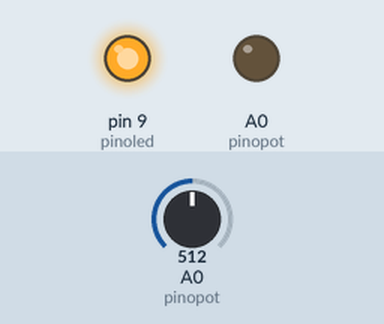
Bench run of a sketch on a simulated Arduino Uno, built with avr-gcc and run on an emulated ATmega328P. On the bench: output pins drawn as LEDs (lit = HIGH). Inputs (shaded band) come from the test bench; at power-on: A0 (pinopot) = 512. What the sketch prints to the serial monitor is not drawn.

Above: at 1.2 s.
1.3 s: A0 (pinopot) set to 212
4.3 s: A0 (pinopot) set to 191
At 5.5 s:
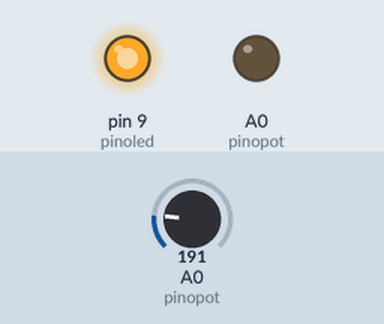
5.8 s: A0 (pinopot) set to 122
At 6.26 s:
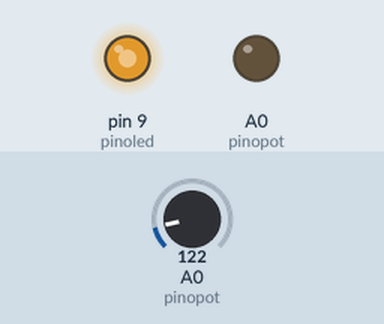
8.8 s: A0 (pinopot) set to 0
At 9.9 s:
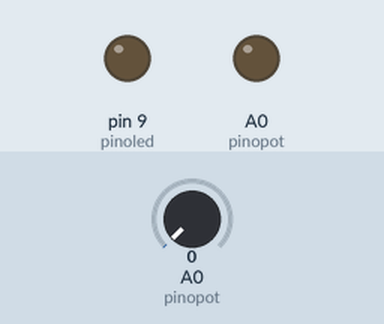
Timing chart, 0 to 11.5 s (numbered marks = the images above; inputs shaded):
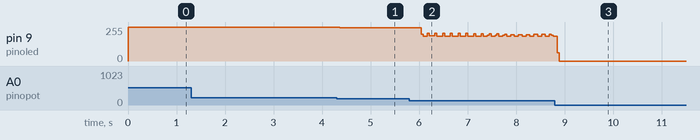

The sketch:

Miniprojeto02.ino
```cpp
//Dimer - LED + Potenciometro
int pinoled =9;
int pinopot = A0;
int valorpot = 0;
int velocidade = 0;


void setup() {
  Serial.begin(9600);
  pinMode(pinoled, OUTPUT);
  pinMode(pinopot, OUTPUT);
}

void loop() {
  //Le o valor - analogico - do pino do potenciometro
  valorpot = analogRead(pinopot);

  //Converte e atribui para a variavel "luminosidade" o valor lido do potenciomentro
  velocidade = map(valorpot, 0, 1023, 0, 100);

  //Mostra o valor lido do potenciometro no monitor serial
  Serial.print("Velocidade: ");
  Serial.print(velocidade);

  digitalWrite(pinoled, HIGH);
  delay(velocidade);
  digitalWrite(pinoled, LOW);

}
```

Measured:
- after the input at 4.3 s, pin 9 (pinoled): 255/255 → 248/255 after 0.06 s
